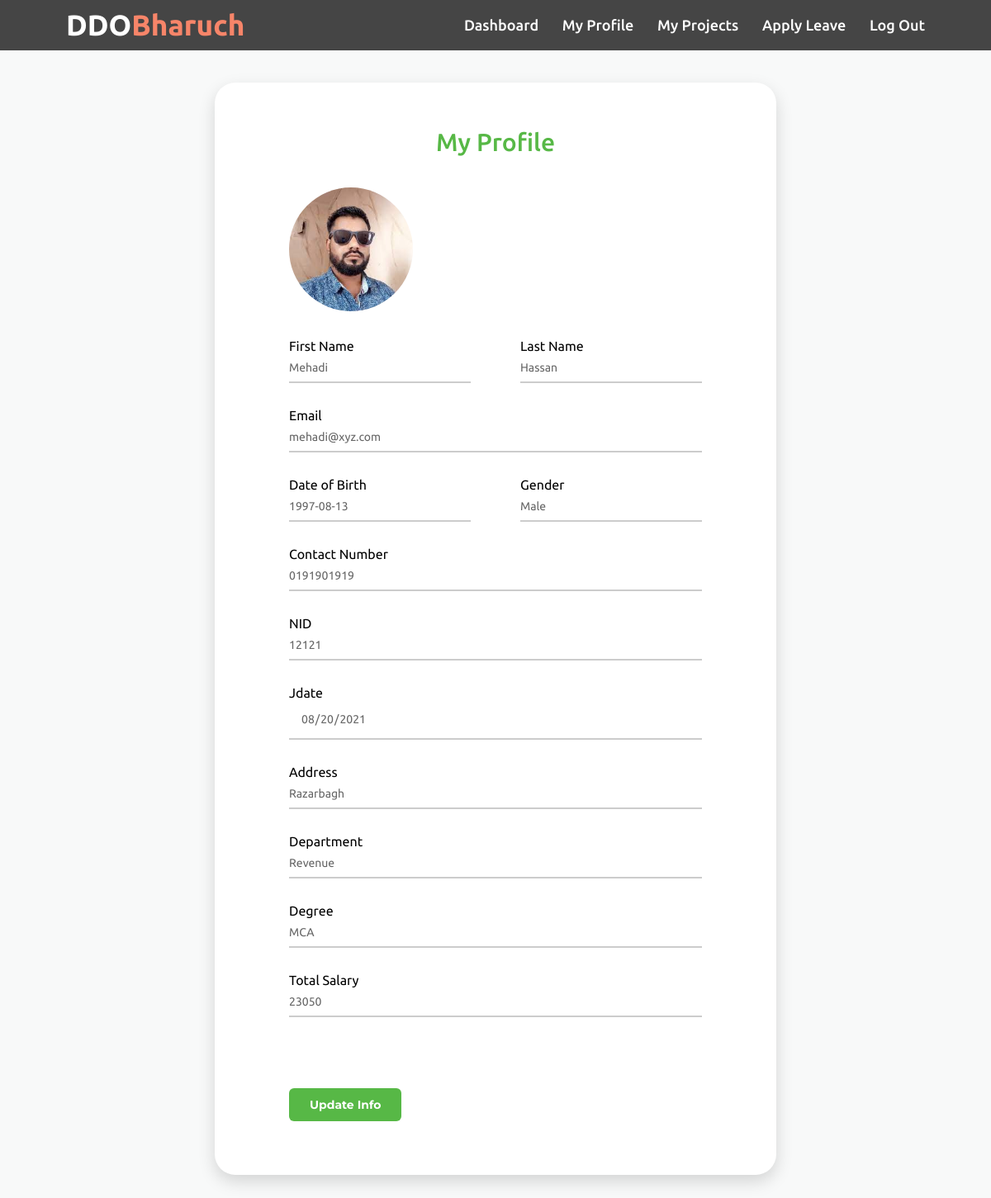
/myprofile.php?id=101, run on the app's committed database.
### tables this page shows
CREATE TABLE `employee` (
  `id` int(11) NOT NULL,
  `firstName` varchar(100) NOT NULL,
  `lastName` varchar(100) NOT NULL,
  `email` varchar(100) NOT NULL,
  `password` text NOT NULL,
  `birthday` date NOT NULL,
  `gender` varchar(10) NOT NULL,
  `contact` varchar(20) NOT NULL,
  `nid` int(20) NOT NULL,
  `Jdate` date DEFAULT NULL,
  `address` varchar(100) DEFAULT NULL,
  `dept` varchar(100) NOT NULL,
  `degree` varchar(100) NOT NULL,
  `pic` text NOT NULL
);

CREATE TABLE `salary` (
  `id` int(11) NOT NULL,
  `base` int(11) NOT NULL,
  `DA` int(11) NOT NULL,
  `HRA` int(11) NOT NULL,
  `Medical` int(11) NOT NULL,
  `Vehicle` int(11) NOT NULL,
  `bonus` int(11) DEFAULT NULL,
  `total` int(11) DEFAULT NULL,
  `ProfessionalTax` int(11) NOT NULL,
  `GroupInsurance` int(11) NOT NULL,
  `IncomeTax` int(11) NOT NULL,
  `ProvidentFund` int(11) NOT NULL,
  `NetSalary` int(11) NOT NULL
);

### myprofile.php (the view, shortened to what this page needs)
<?php
include('nav4.php');
require_once('process/dbh.php');
$id = (isset($_GET['id']) ? $_GET['id'] : '');
$sql = "SELECT * from `employee` WHERE id=$id";
$sql2 = "SELECT total from `salary` WHERE id = $id";
$result = mysqli_query($conn, $sql);
$result2 = mysqli_query($conn, $sql2);
$salary = mysqli_fetch_array($result2);
$empS = ($salary['total']);
if ($result) {
    while ($res = mysqli_fetch_assoc($result)) {
        $firstname = $res['firstName'];
        $lastname = $res['lastName'];
        $email = $res['email'];
        $contact = $res['contact'];
        $address = $res['address'];
        $gender = $res['gender'];
        $birthday = $res['birthday'];
        $nid = $res['nid'];
        $Jdate = $res['Jdate'];
        $dept = $res['dept'];
        $degree = $res['degree'];
        $pic = $res['pic'];
    }
}
?>
<!DOCTYPE html>
<html lang="en">
<head>
    <link rel="stylesheet" type="text/css" href="css/main.css" media="all">
    <link href="vendor/mdi-font/css/material-design-iconic-font.min.css" rel="stylesheet" media="all">
    <link href="vendor/font-awesome-4.7/css/font-awesome.min.css" rel="stylesheet" media="all">
    <link href="vendor/select2/select2.min.css" rel="stylesheet" media="all">
    <link href="vendor/datepicker/daterangepicker.css" rel="stylesheet" media="all">
</head>
<body>
    <div class="page-wrapper bg-blue p-t-100 p-b-100 font-robo">
        <div class="wrapper wrapper--w680">
            <div class="card card-1">
                <div class="card-body">
                    <h2 class="title">My Profile</h2>
                    <form method="POST" action="myprofileup.php?id=<?php echo $id ?>">
                        <div class="input-group" style="border: none;">
                            <img class="myprofile-img" src="process/<?php echo $pic; ?>" height=150px width=150px>
                        </div>
                        <div class="row row-space">
                            <div class="col-2">
                                <div class="input-group">
                                    <p>First Name</p>
                                    <input class="input--style-1" type="text" name="firstName" value="<?php echo $firstname; ?>" readonly>
                                </div>
                            </div>
                            <div class="col-2">
                                <div class="input-group">
                                    <p>Last Name</p>
                                    <input class="input--style-1" type="text" name="lastName" value="<?php echo $lastname; ?>" readonly>
                                </div>
                            </div>
                        </div>
                        <div class="input-group">
                            <p>Email</p>
                            <input class="input--style-1" type="email" name="email" value="<?php echo $email; ?>" readonly>
                        </div>
                        <div class="row row-space">
                            <div class="col-2">
                                <div class="input-group">
                                    <p>Date of Birth</p>
                                    <input class="input--style-1" type="text" name="birthday" value="<?php echo $birthday; ?>" readonly>
                                </div>
                            </div>
                            <div class="col-2">
                                <div class="input-group">
                                    <p>Gender</p>
                                    <input class="input--style-1" type="text" name="gender" value="<?php echo $gender; ?>" readonly>
                                </div>
                            </div>
                        </div>
                        <div class="input-group">
                            <p>Contact Number</p>
                            <input class="input--style-1" type="number" name="contact" value="<?php echo $contact; ?>" readonly>
                        </div>
                        <div class="input-group">
                            <p>NID</p>
                            <input class="input--style-1" type="number" name="nid" value="<?php echo $nid; ?>" readonly>
                        </div>
                        <div class="input-group">
                            <p>Jdate</p>
                            <input class="input--style-1" type="date" name="Jdate" value="<?php echo $Jdate; ?>" readonly>
                        </div>
                        <div class="input-group">
                            <p>Address</p>
                            <input class="input--style-1" type="text" name="address" value="<?php echo $address; ?>" readonly>
                        </div>
                        <div class="input-group">
                            <p>Department</p>
                            <input class="input--style-1" type="text" name="dept" value="<?php echo $dept; ?>" readonly>
                        </div>
                        <div class="input-group">
                            <p>Degree</p>
                            <input class="input--style-1" type="text" name="degree" value="<?php echo $degree; ?>" readonly>
                        </div>
                        <div class="input-group">
                            <p>Total Salary</p>
                            <input class="input--style-1" type="text" name="degree" value="<?php echo $empS; ?>" readonly>
                        </div>
                        <input type="hidden" name="id" id="textField" value="<?php echo $id; ?>" required="required"><br><br>
                        <div class="p-t-20">
                            <button class="btn btn--radius btn--green" name="send">Update Info</button>
                        </div>
                    </form>
                </div>
            </div>
        </div>
    </div>
</body>
</html>

### css/nav.css (style rules this page uses)
* { margin: 0; padding: 0; box-sizing: border-box; text-decoration: none; background-size: cover; background-position: center; }
body { font-family: "Ubuntu", sans-serif; }
html { scroll-behavior: smooth; }

### css/main.css (style rules this page uses)
* { margin: 0; padding: 0; box-sizing: border-box; text-decoration: none; background-size: cover; background-position: center; }
body { font-family: "Ubuntu", sans-serif; }
html { scroll-behavior: smooth; }
.font-robo { font-family: "Ubuntu", "Montserrat", "Helvetica Neue", sans-serif; }
.row { display: -webkit-box; display: -webkit-flex; display: -moz-box; display: -ms-flexbox; display: flex; -webkit-flex-wrap: wrap; -ms-flex-wrap: wrap; flex-wrap: wrap; }
.row-space { -webkit-box-pack: justify; -webkit-justify-content: space-between; -moz-box-pack: justify; -ms-flex-pack: justify; justify-content: space-between; }
.col-2 { width: -webkit-calc((100% - 60px) / 2); width: -moz-calc((100% - 60px) / 2); width: calc((100% - 60px) / 2); }
html { -webkit-box-sizing: border-box; -moz-box-sizing: border-box; box-sizing: border-box; }
*, *:before, *:after { -webkit-box-sizing: inherit; -moz-box-sizing: inherit; box-sizing: inherit; }
h2, h3, h4, h5, h6, blockquote, p, pre, dl, dd, ol, ul, figure, hr, fieldset, legend { margin: 0; padding: 0; }
button { outline: none; background: none; border: none; }
.page-wrapper { min-height: 100vh; }
h1, h2, h3, h4, h5, h6 { font-weight: 400; }
h2 { font-size: 30px; }
.title { color: #57b846; font-family: "Ubuntu", sans-serif; font-weight: 500; text-align: center; }
.bg-blue { background: #f8f9f9; }
.p-t-100 { padding-top: 100px; }
.p-t-20 { padding-top: 20px; }
.p-b-100 { padding-bottom: 100px; }
.wrapper { margin: 0 auto; }
.wrapper--w680 { max-width: 680px; }
.myprofile-img { border-radius: 50%; }
.btn { line-height: 40px; display: inline-block; padding: 0 25px; cursor: pointer; font-family: "Montserrat", sans-serif; color: #fff; -webkit-transition: all 0.4s ease; -o-transition: all 0.4s ease; -moz-transition: all 0.4s ease; transition: all 0.4s ease; font-size: 14px; font-weight: 700; }
.btn--radius { -webkit-border-radius: 3px; -moz-border-radius: 3px; border-radius: 6px; }
.btn--green { background: #57b846; }
input[type="date" i] { padding: 14px; }
input { outline: none; margin: 0; border: none; -webkit-box-shadow: none; -moz-box-shadow: none; box-shadow: none; width: 100%; font-size: 14px; font-family: inherit; }
.input-group { position: relative; margin-bottom: 30px; border-bottom: 2px solid #ccc; }
.input--style-1 { padding: 9px 0; color: #666; }
.title { margin-bottom: 37px; }
.card { overflow: hidden; -webkit-border-radius: 3px; -moz-border-radius: 3px; border-radius: 25px; background: #fff; }
.card-1 { -webkit-box-shadow: 0px 8px 20px 0px rgba(0, 0, 0, 0.15); -moz-box-shadow: 0px 8px 20px 0px rgba(0, 0, 0, 0.15); box-shadow: 0px 8px 20px 0px rgba(0, 0, 0, 0.15); }
.card-1 .card-body { padding: 0 90px; padding-top: 55px; padding-bottom: 65px; }

### data on the page
employee: pic (picture), firstName "Mehadi", lastName "Hassan", email "mehadi@xyz.com", birthday "1997-08-13", gender "Male", contact "0191901919", nid "12121", Jdate "08/20/2021", address "Razarbagh", dept "Revenue", degree "MCA"
salary: degree "23050"
